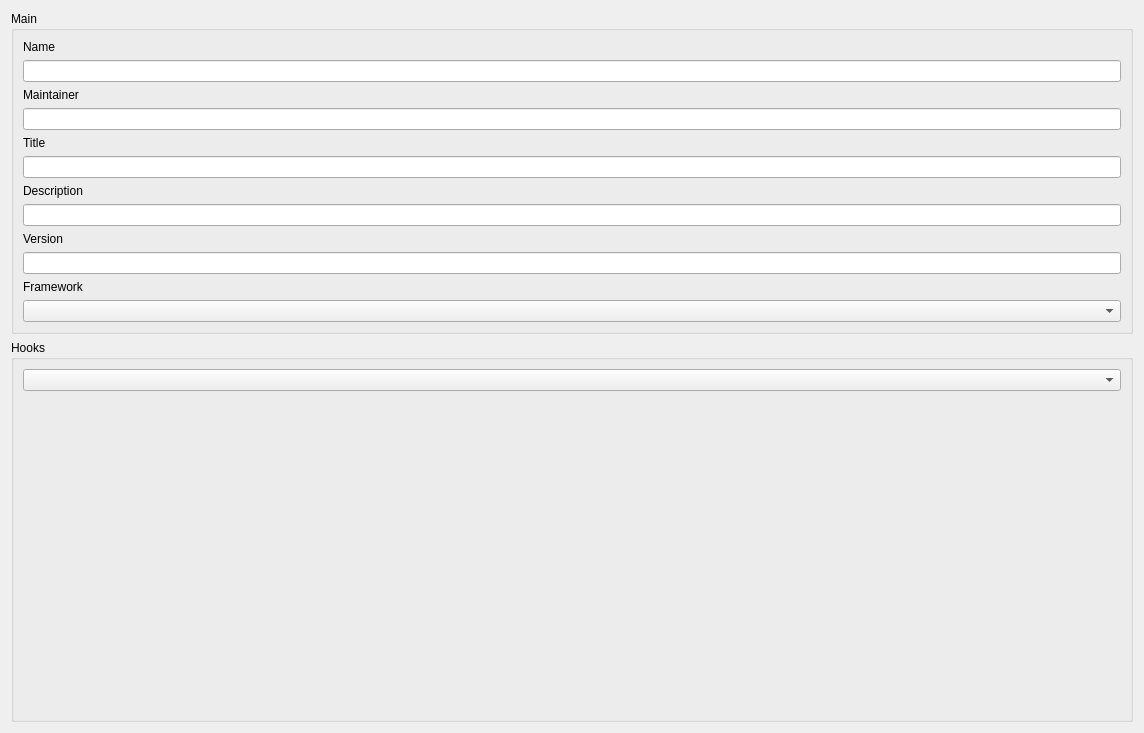
<?xml version="1.0" encoding="UTF-8"?>
<ui version="4.0">
 <class>UbuntuManifestEditor</class>
 <widget class="QWidget" name="UbuntuManifestEditor">
  <property name="geometry">
   <rect>
    <x>0</x>
    <y>0</y>
    <width>1144</width>
    <height>733</height>
   </rect>
  </property>
  <property name="windowTitle">
   <string>Form</string>
  </property>
  <layout class="QVBoxLayout" name="verticalLayout">
   <item>
    <widget class="QGroupBox" name="groupBox_2">
     <property name="title">
      <string>Main</string>
     </property>
     <layout class="QVBoxLayout" name="verticalLayout_3">
      <item>
       <widget class="QLabel" name="label_12">
        <property name="text">
         <string>Name</string>
        </property>
       </widget>
      </item>
      <item>
       <widget class="QLineEdit" name="lineEdit_name">
        <property name="text">
         <string/>
        </property>
       </widget>
      </item>
      <item>
       <widget class="QLabel" name="label_14">
        <property name="text">
         <string>Maintainer</string>
        </property>
       </widget>
      </item>
      <item>
       <widget class="QLineEdit" name="lineEdit_maintainer">
        <property name="text">
         <string/>
        </property>
       </widget>
      </item>
      <item>
       <widget class="QLabel" name="label_13">
        <property name="text">
         <string>Title</string>
        </property>
       </widget>
      </item>
      <item>
       <widget class="QLineEdit" name="lineEdit_title">
        <property name="text">
         <string/>
        </property>
       </widget>
      </item>
      <item>
       <widget class="QLabel" name="label_16">
        <property name="text">
         <string>Description</string>
        </property>
       </widget>
      </item>
      <item>
       <widget class="QLineEdit" name="lineEdit_description"/>
      </item>
      <item>
       <widget class="QLabel" name="label_15">
        <property name="text">
         <string>Version</string>
        </property>
       </widget>
      </item>
      <item>
       <widget class="QLineEdit" name="lineEdit_version"/>
      </item>
      <item>
       <widget class="QLabel" name="label_3">
        <property name="text">
         <string>Framework</string>
        </property>
       </widget>
      </item>
      <item>
       <widget class="QComboBox" name="comboBoxFramework"/>
      </item>
     </layout>
    </widget>
   </item>
   <item>
    <widget class="QGroupBox" name="groupBox">
     <property name="title">
      <string>Hooks</string>
     </property>
     <layout class="QVBoxLayout" name="verticalLayout_2">
      <item>
       <widget class="QComboBox" name="comboBoxHook"/>
      </item>
      <item>
       <widget class="QStackedWidget" name="stackedWidget"/>
      </item>
     </layout>
    </widget>
   </item>
  </layout>
 </widget>
 <resources/>
 <connections>
  <connection>
   <sender>comboBoxHook</sender>
   <signal>activated(int)</signal>
   <receiver>stackedWidget</receiver>
   <slot>setCurrentIndex(int)</slot>
   <hints>
    <hint type="sourcelabel">
     <x>635</x>
     <y>40</y>
    </hint>
    <hint type="destinationlabel">
     <x>647</x>
     <y>105</y>
    </hint>
   </hints>
  </connection>
 </connections>
</ui>
